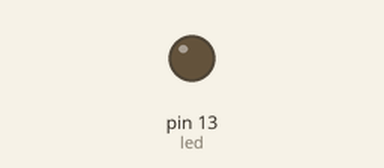
Recording of a sketch running on a simulated Arduino Uno, built with avr-gcc and run on an emulated ATmega328P. Parts: output pins drawn as LEDs (lit = HIGH).

Above: at 4.0 s.
Timing chart, 0 to 27.8 s (numbered marks = the images above):
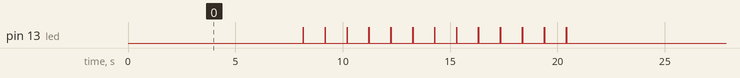

The sketch:

two.ino
```cpp
int dls;         // 宣告一個整數型變數 dls，用於控制延遲時間
int led = 13;    // 宣告一個整數型變數 led 並初始化為 13，代表LED所連接的引腳
int period = 20; // 宣告一個整數型變數 period 並初始化為 20，代表週期的長度
int i;           // 宣告一個整數型變數 i，用於循環計數

void setup() {
  // 初始設定，此部分程式僅在程式啟動時執行一次：

  // 第二題：將連接到 led 引腳的引腳設定為輸出模式
  pinMode(led, OUTPUT);
}

void loop() {
  // 主要程式碼，將會反覆執行：

  // 第二題：透過循環，控制LED的亮度逐漸由暗變亮
  for (i = 0; i <= period; i++) {
    digitalWrite(led, HIGH);  // 設定 13號引腳（led）為高電位（點亮LED燈）
    delay(i);                // 延遲 i 毫秒的時間

    digitalWrite(led, LOW);   // 設定 13號引腳（led）為低電位（熄滅LED燈）
    delay(period - i);        // 延遲 (period - i) 毫秒的時間，使亮度逐漸變亮

    // 以上的操作將重複執行，i 從 0 遞增到 period，LED的亮度會逐漸由暗變亮

    digitalWrite(led, LOW);  // 再次設定 13號引腳（led）為低電位（熄滅LED燈）
    delay(1000);            // 延遲 1000 毫秒（1秒）
  }
}
```

Measured:
- by itself, pin 13 (led): repeats every 21.4 s: HIGH 0.02 s, LOW 9.2 s, 12 × (HIGH 0.01 s, LOW 1.0 s)
- by itself, everything shown: repeats every 21.4 s, in 40 steps
